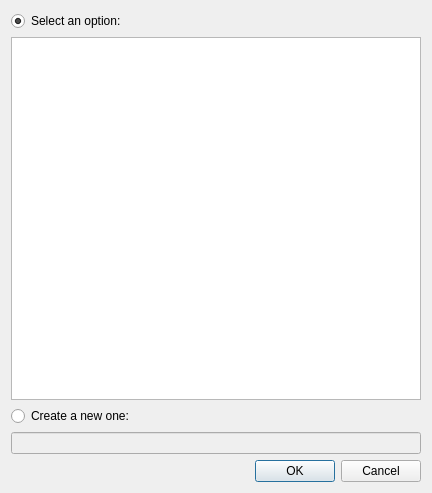
<?xml version="1.0" encoding="UTF-8"?>
<ui version="4.0">
 <class>IndexedEntityChooser</class>
 <widget class="QDialog" name="IndexedEntityChooser">
  <property name="geometry">
   <rect>
    <x>0</x>
    <y>0</y>
    <width>432</width>
    <height>493</height>
   </rect>
  </property>
  <property name="windowTitle">
   <string>Dialog</string>
  </property>
  <layout class="QVBoxLayout" name="verticalLayout">
   <item>
    <widget class="QRadioButton" name="selectRadioButton">
     <property name="text">
      <string>Select an option:</string>
     </property>
     <property name="checked">
      <bool>true</bool>
     </property>
    </widget>
   </item>
   <item>
    <widget class="QListView" name="listView"/>
   </item>
   <item>
    <widget class="QRadioButton" name="createRadioButton">
     <property name="text">
      <string>Create a new one:</string>
     </property>
    </widget>
   </item>
   <item>
    <widget class="QLineEdit" name="lineEdit">
     <property name="enabled">
      <bool>false</bool>
     </property>
    </widget>
   </item>
   <item>
    <widget class="QDialogButtonBox" name="buttonBox">
     <property name="orientation">
      <enum>Qt::Horizontal</enum>
     </property>
     <property name="standardButtons">
      <set>QDialogButtonBox::Cancel|QDialogButtonBox::Ok</set>
     </property>
    </widget>
   </item>
  </layout>
 </widget>
 <resources/>
 <connections>
  <connection>
   <sender>buttonBox</sender>
   <signal>rejected()</signal>
   <receiver>IndexedEntityChooser</receiver>
   <slot>reject()</slot>
   <hints>
    <hint type="sourcelabel">
     <x>316</x>
     <y>260</y>
    </hint>
    <hint type="destinationlabel">
     <x>286</x>
     <y>274</y>
    </hint>
   </hints>
  </connection>
  <connection>
   <sender>selectRadioButton</sender>
   <signal>toggled(bool)</signal>
   <receiver>listView</receiver>
   <slot>setEnabled(bool)</slot>
   <hints>
    <hint type="sourcelabel">
     <x>215</x>
     <y>17</y>
    </hint>
    <hint type="destinationlabel">
     <x>215</x>
     <y>218</y>
    </hint>
   </hints>
  </connection>
  <connection>
   <sender>createRadioButton</sender>
   <signal>toggled(bool)</signal>
   <receiver>lineEdit</receiver>
   <slot>setEnabled(bool)</slot>
   <hints>
    <hint type="sourcelabel">
     <x>215</x>
     <y>419</y>
    </hint>
    <hint type="destinationlabel">
     <x>215</x>
     <y>444</y>
    </hint>
   </hints>
  </connection>
  <connection>
   <sender>buttonBox</sender>
   <signal>accepted()</signal>
   <receiver>IndexedEntityChooser</receiver>
   <slot>accept()</slot>
   <hints>
    <hint type="sourcelabel">
     <x>248</x>
     <y>254</y>
    </hint>
    <hint type="destinationlabel">
     <x>157</x>
     <y>274</y>
    </hint>
   </hints>
  </connection>
 </connections>
</ui>
